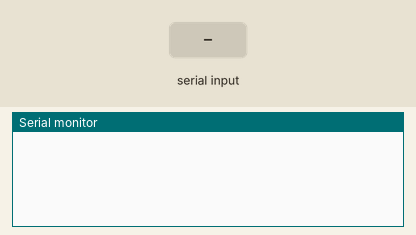
The program below on a simulated Arduino Nano, built with avr-gcc and run on an emulated ATmega328P. On the bench: the last lines printed to the serial monitor. The inputs (shaded band) are chosen by the test bench.

Above: at 1.2 s.
1.3 s: "s" received over Serial
At 2.5 s:
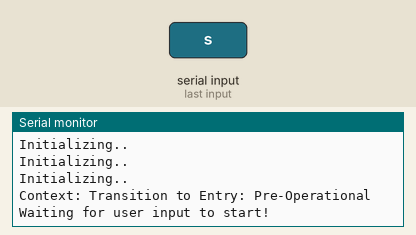
2.8 s: "r" received over Serial
At 3.8 s:
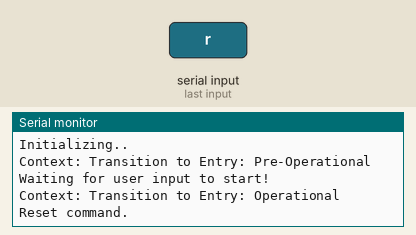

The program:

main.cpp
```cpp
#include "Arduino.h"
#include <avr/delay.h>

void setup()
{
  Serial.begin(9600);
}

char command;
class Context;

class State
{
protected:
  Context *context_;

public:
  virtual ~State()
  {
  }

  void set_context(Context *context)
  {
    this->context_ = context;
  }

  virtual void Reset() = 0;
  virtual void Entry() = 0;
};

class Context
{
private:
  State *state_;

public:
  Context(State *state) : state_(nullptr)
  {
    this->TransitionTo(state);
  }
  ~Context()
  {
    delete state_;
  }
  void TransitionTo(State *state)
  {
    Serial.print("Context: Transition to ");
    if (this->state_ != nullptr)
      delete this->state_;
    this->state_ = state;
    this->state_->set_context(this);
    this->state_->Entry();
  }
  void ResetRequest()
  {
    this->state_->Reset();
  }
  void EntryRequest()
  {
    this->state_->Entry();
  }
};

class Initialize : public State
{
public:
  void Reset() override;

  void Entry() override;
};

class PreOperational : public State
{
public:
  void Reset() override;

  void Entry() override;
};

class Operational : public State
{
public:
  void Reset() override;

  void Entry() override;
};

// THE FUNCTIONS FOR CONTROLLING
// RESET
void Initialize::Reset()
{
  Serial.println("Reset: Reset the machine");
  this->context_->TransitionTo(new Initialize);
}

void PreOperational::Reset()
{
  Serial.println("Reset: Reset the machine");
  this->context_->TransitionTo(new Initialize);
}

void Operational::Reset()
{
  Serial.println("Reset: Reset the machine");
  this->context_->TransitionTo(new Initialize);
}

// ENTRY
void Initialize::Entry()
{
  Serial.println("Entry: Initialize");
  for (int i = 0; i < 4; i++)
  {
    Serial.println("Initializing..");
  }
  _delay_ms(5);
  this->context_->TransitionTo(new PreOperational);
}

void PreOperational::Entry()
{
  Serial.println("Entry: Pre-Operational");
  Serial.println("Waiting for user input to start!");
  while (!Serial.available())
  {
  }
  this->context_->TransitionTo(new Operational);
}

void Operational::Entry()
{
  Serial.println("Entry: Operational");
  _delay_ms(5);
}

// INITIALIZE THE STATE AS RED
Context *context;

void loop()
{
  // INPUT REQUESTS INTO SERIAL
  if (Serial.available() > 0)
  {
    command = Serial.read();
    switch (command)
    {
    case 's':
    {
      Serial.println("Start command.");
      Context *context = new Context(new Initialize);
      break;
    }
    // GERIR EKKERT EINS OG ER
    case 'r':
    {
      Serial.println("Reset command.");
      _delay_ms(100);
      // NÆ EKKI AÐ CALLA REQUEST THROWAR ERROR, POTTÞETT POINTER BULL I CONTEXT
      context->ResetRequest();
      break;
    }
    }
  }
}
```

Measured:
- after the input at 1.3 s, the serial monitor: prints a new line at once (image 1)
- after the input at 2.8 s, the serial monitor: prints a new line at once (image 2)
